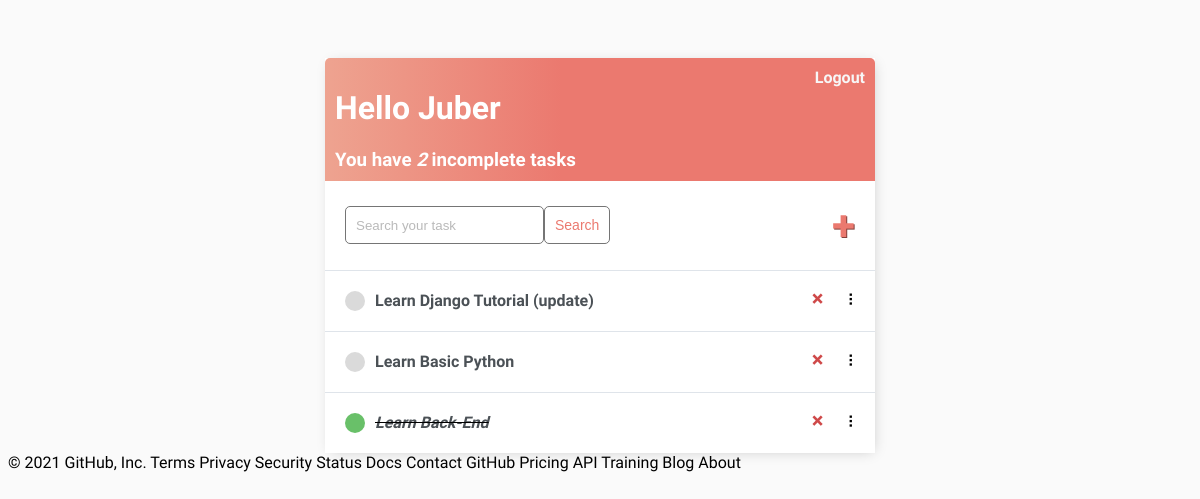
The app's page / (signed in), older data.
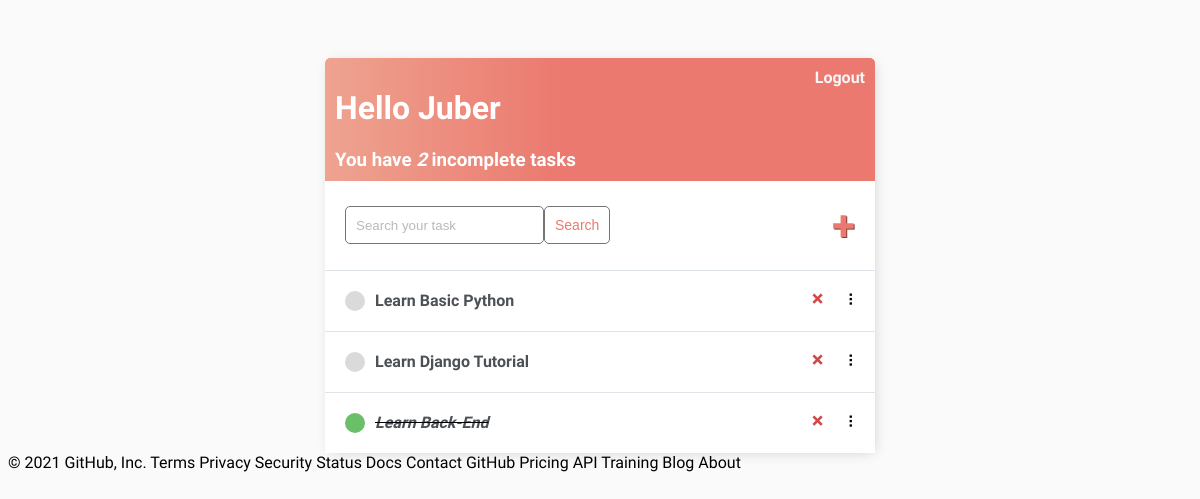
The same page, newer data.
### base/models.py (models this page shows)
class Task(models.Model):
    user = models.ForeignKey(User, on_delete=models.CASCADE, null=True, blank=True)
    title = models.CharField(max_length=200)
    description = models.TextField(null=True, blank=True)
    complete = models.BooleanField(default=False)
    created = models.DateTimeField(auto_now_add=True)
    def __str__(self):
        return self.title
    class Meta:
        ordering = ['complete']

### base/views.py (the view)
# urls.py: path('', TaskList.as_view(), name='tasks'),
class TaskList(LoginRequiredMixin, ListView):
    model = Task
    context_object_name = 'tasks'
    def get_context_data(self, **kwargs):
        context = super().get_context_data(**kwargs)
        context['tasks'] = context['tasks'].filter(user=self.request.user)
        context['count'] = context['tasks'].filter(complete=False).count()
        search_input = self.request.GET.get('search-area') or ''
        if search_input:
            context['tasks'] = context['tasks'].filter(
                title__contains=search_input)
        context['search_input'] = search_input
        return context

### base/templates/base/task_list.html (shortened to what this page needs)
{% extends 'base/main.html' %} {% block content %}
<div class="header-bar">
    <div>
        <h1>Hello {{request.user|title}}</h1>
        <h3 style="margin:0">You have <i>{{count}}</i> incomplete task{{ count|pluralize:"s" }}</h3>
    </div>
    {% if request.user.is_authenticated %}
    <a href="{% url 'logout' %}">Logout</a> {% else %}
    <a href="{% url 'login' %}">Login</a> {% endif %}
</div>
<div id="search-add-wrapper">
    <form method="GET" style="display: flex;">
        <input type='text' name='search-area' placeholder="Search your task" value="{{search_input}}">
        <input class="button" type="submit" value='Search'>
    </form>
    {% if tasks|length > 0 %}
    <a id="add-link" href="{% url 'task-create' %}">&#x2b;</a>
    {% endif %}
</div>
<div id="tasklist" class="task-items-wrapper">
    {% for task in tasks %}
    <div class="task-wrapper" data-position="{{task.pk}}">
        <div class="task-title">
            {% if task.complete %}
            <div class="task-complete-icon"></div>
            <i><s><a href="{% url 'task-update' task.id %}">{{task}}</a></s></i> {% else %}
            <div class="task-incomplete-icon"></div>
            <a href="{% url 'task-update' task.id %}">{{task}}</a> {% endif %}
        </div>
        <div class="task-controls">
            <a class="delete-link" href="{% url 'task-delete' task.id %}">&#215;</a>
            <span class="handle">&nbsp;&#10247;</span>
        </div>
    </div>
    {% empty %}
    <div style="text-align: center; padding-bottom: 10px; line-height: 1em;">
        <h3>No new tasks are created.</h3>
        <h3>Create a <a style="text-decoration: none; color: #e53935;" href="{% url 'task-create' %}">New task</a> ! </h3>
    </div>
    {% endfor %}
</div>
{% endblock content %}

### base/templates/base/main.html (shortened to what this page needs)
<!DOCTYPE html>
<html lang="en">
<head>
</head>
<body>
    <div class="container">
        {% block content %} {% endblock content %}
    </div>
</body>
</html>

### base/templates/base/main.html (style rules this page uses)
body { background-color: #FAFAFA; font-family: 'Nunito', sans-serif; padding-top: 50px; }
h1, h2, h3, h4, h5, h6, { font-family: 'Raleway', sans-serif; }
a, p { color: #4b5156 }
a { font-weight: 600; }
.container { max-width: 550px; margin: auto; background-color: #fff; -webkit-box-shadow: 2px 2px 13px -4px rgba(0, 0, 0, 0.21); box-shadow: 2px 2px 13px -4px rgba(0, 0, 0, 0.21); }
input { outline: none; border: none; }
.header-bar { display: flex; justify-content: space-between; color: #fff; padding: 10px; border-radius: 5px 5px 0 0; background: linear-gradient(90deg, #EEA390 0%, #EB796F 43%, #EB796F 100%); }
.header-bar a { color: rgb(247, 247, 247); text-decoration: none; }
.task-wrapper { display: flex; align-items: center; justify-content: space-between; background-color: #fff; border-top: 1px solid #dfe4ea; overflow: hidden; }
.task-title { display: flex; padding: 20px; }
.task-title a { text-decoration: none; color: #4b5156; margin-left: 10px; }
.task-complete-icon { height: 20px; width: 20px; background-color: rgb(105, 192, 105); border-radius: 50%; }
.task-incomplete-icon { height: 20px; width: 20px; background-color: rgb(218, 218, 218); border-radius: 50%; }
.delete-link { text-decoration: none; font-weight: 900; color: #cf4949; font-size: 22px; line-height: 0; padding: 20px 0px; }
.handle { display: inline-block; padding: 20px 16px; cursor: grab; user-select: none; }
.handle:after, .handle:before { display: block; content: ""; }
#add-link { color: #EB796F; text-decoration: none; font-size: 42px; text-shadow: 1px 1px #81413b; }
#search-add-wrapper { display: flex; justify-content: space-between; align-items: center; padding: 20px; }
input[type=text], input[type=password], textarea { border: 1px solid #757575; border-radius: 5px; padding: 10px; width: 90%; }
::placeholder { font-weight: 300; opacity: 0.5; }
.button { border: 1px solid #757575; background-color: #FFF; color: #EB796F; padding: 10px; font-size: 14px; border-radius: 5px; cursor: pointer; text-decoration: none; }

Row changes from the older to the newer data that the page shows:
removed Task: title "Learn Django Tutorial (update)"
added Task: title "Learn Django Tutorial"
